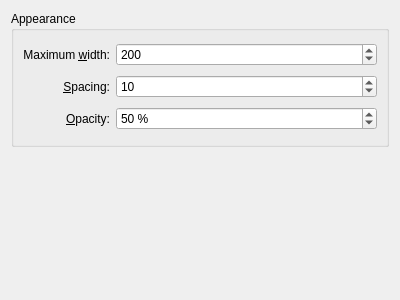
<ui version="4.0" >
 <class>KWin::ThumbnailAsideEffectConfigForm</class>
 <widget class="QWidget" name="KWin::ThumbnailAsideEffectConfigForm" >
  <property name="geometry" >
   <rect>
    <x>0</x>
    <y>0</y>
    <width>400</width>
    <height>300</height>
   </rect>
  </property>
  <layout class="QVBoxLayout" >
   <item>
    <widget class="QGroupBox" name="groupBox" >
     <property name="title" >
      <string>Appearance</string>
     </property>
     <layout class="QGridLayout" name="gridLayout" >
      <item row="0" column="0" >
       <widget class="QLabel" name="label" >
        <property name="text" >
         <string>Maximum &amp;width:</string>
        </property>
        <property name="alignment" >
         <set>Qt::AlignRight|Qt::AlignTrailing|Qt::AlignVCenter</set>
        </property>
        <property name="buddy" >
         <cstring>spinWidth</cstring>
        </property>
       </widget>
      </item>
      <item row="0" column="1" >
       <widget class="KIntSpinBox" name="spinWidth" >
        <property name="sizePolicy" >
         <sizepolicy vsizetype="Fixed" hsizetype="Expanding" >
          <horstretch>0</horstretch>
          <verstretch>0</verstretch>
         </sizepolicy>
        </property>
        <property name="maximum" >
         <number>500</number>
        </property>
        <property name="value" >
         <number>200</number>
        </property>
       </widget>
      </item>
      <item row="1" column="0" >
       <widget class="QLabel" name="label_2" >
        <property name="text" >
         <string>&amp;Spacing:</string>
        </property>
        <property name="alignment" >
         <set>Qt::AlignRight|Qt::AlignTrailing|Qt::AlignVCenter</set>
        </property>
        <property name="buddy" >
         <cstring>spinSpacing</cstring>
        </property>
       </widget>
      </item>
      <item row="1" column="1" >
       <widget class="KIntSpinBox" name="spinSpacing" >
        <property name="sizePolicy" >
         <sizepolicy vsizetype="Fixed" hsizetype="Expanding" >
          <horstretch>0</horstretch>
          <verstretch>0</verstretch>
         </sizepolicy>
        </property>
        <property name="maximum" >
         <number>30</number>
        </property>
        <property name="value" >
         <number>10</number>
        </property>
       </widget>
      </item>
      <item row="2" column="0" >
       <widget class="QLabel" name="label_3" >
        <property name="text" >
         <string>&amp;Opacity:</string>
        </property>
        <property name="alignment" >
         <set>Qt::AlignRight|Qt::AlignTrailing|Qt::AlignVCenter</set>
        </property>
        <property name="buddy" >
         <cstring>spinOpacity</cstring>
        </property>
       </widget>
      </item>
      <item row="2" column="1" >
       <widget class="KIntSpinBox" name="spinOpacity" >
        <property name="sizePolicy" >
         <sizepolicy vsizetype="Fixed" hsizetype="Expanding" >
          <horstretch>0</horstretch>
          <verstretch>0</verstretch>
         </sizepolicy>
        </property>
        <property name="suffix" >
         <string> %</string>
        </property>
        <property name="maximum" >
         <number>100</number>
        </property>
        <property name="value" >
         <number>50</number>
        </property>
       </widget>
      </item>
     </layout>
    </widget>
   </item>
   <item>
    <widget class="KWin::GlobalShortcutsEditor" native="1" name="editor" />
   </item>
  </layout>
 </widget>
 <customwidgets>
  <customwidget>
   <class>KIntSpinBox</class>
   <extends>QSpinBox</extends>
   <header>knuminput.h</header>
  </customwidget>
  <customwidget>
   <class>KWin::GlobalShortcutsEditor</class>
   <extends>QWidget</extends>
   <header location="global" >kwineffects.h</header>
   <container>1</container>
  </customwidget>
 </customwidgets>
 <resources/>
 <connections/>
</ui>
